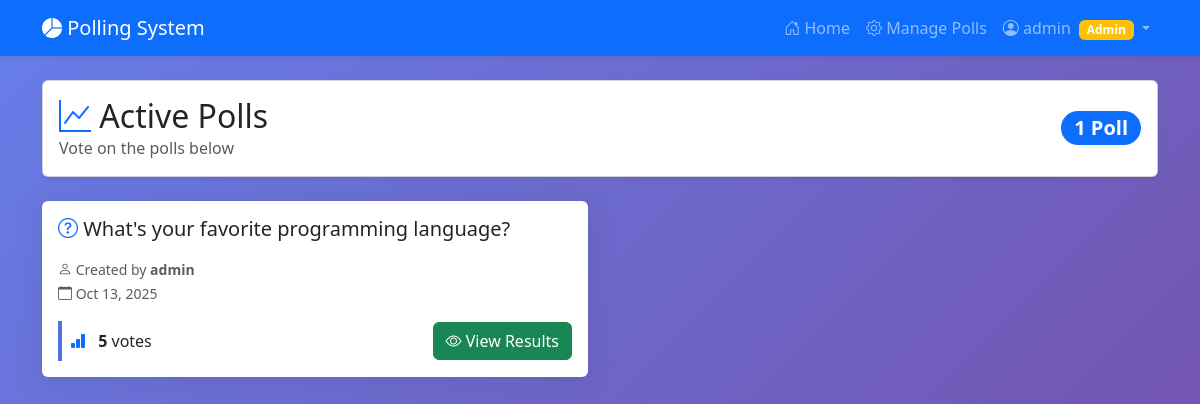
Before: / (signed in) with the older database file.
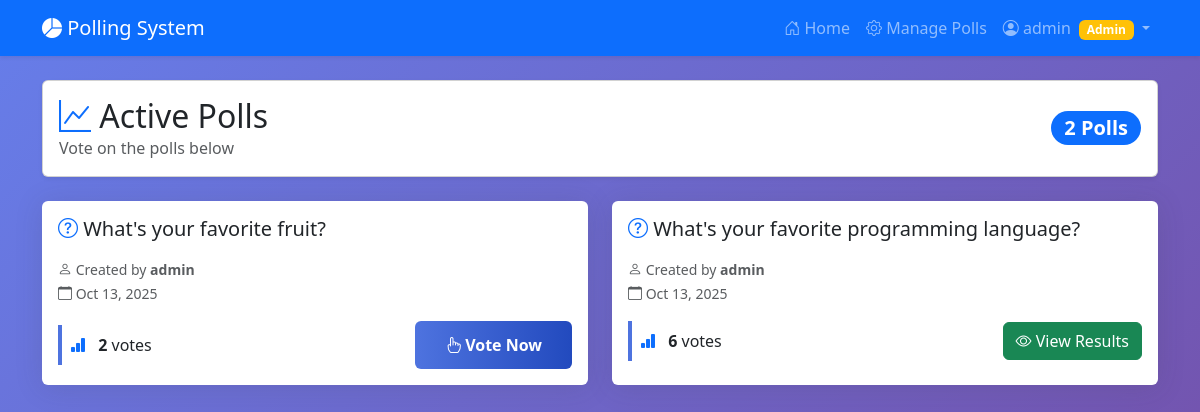
After: the same page with the newer database file.
### polls/models.py (models this page shows, shortened)
class Poll(models.Model):
    question = models.CharField(max_length=200)
    created_by = models.ForeignKey(User, on_delete=models.CASCADE)
    created_at = models.DateTimeField(auto_now_add=True)
    is_active = models.BooleanField(default=True)
    def total_votes(self):
        return Vote.objects.filter(choice__poll=self).count()

### polls/views.py (the view)
# urls.py: path('', views.poll_list, name='poll_list'),
@login_required
def poll_list(request):
    polls = Poll.objects.filter(is_active=True).order_by('-created_at')
    user_votes = Vote.objects.filter(user=request.user).values_list('choice__poll_id', flat=True)
    return render(request, 'polls/poll_list.html', {
        'polls': polls,
        'user_votes': list(user_votes)
    })

### polls/templates/polls/poll_list.html (shortened to what this page needs)
{% extends 'polls/base.html' %}
{% load static %}
{% block content %}
<div class="row mb-4">
    <div class="col-12">
        <div class="card bg-white shadow-sm">
            <div class="card-body">
                <div class="d-flex justify-content-between align-items-center">
                    <div>
                        <h2 class="mb-0">
                            <i class="bi bi-graph-up text-primary"></i> Active Polls
                        </h2>
                        <p class="text-muted mb-0">Vote on the polls below</p>
                    </div>
                    <div class="text-end">
                        <span class="badge bg-primary rounded-pill fs-5">
                            {{ polls.count }} Poll{{ polls.count|pluralize }}
                        </span>
                    </div>
                </div>
            </div>
        </div>
    </div>
</div>
{% if polls %}
<div class="row g-4">
    {% for poll in polls %}
    <div class="col-md-6">
        <div class="card poll-card h-100">
            <div class="card-body">
                <h5 class="card-title mb-3">
                    <i class="bi bi-question-circle text-primary"></i> {{ poll.question }}
                </h5>
                <div class="mb-3">
                    <small class="text-muted">
                        <i class="bi bi-person"></i> Created by <strong>{{ poll.created_by.username }}</strong>
                    </small>
                    <br>
                    <small class="text-muted">
                        <i class="bi bi-calendar"></i> {{ poll.created_at|date:"M d, Y" }}
                    </small>
                </div>
                <div class="d-flex justify-content-between align-items-center">
                    <div class="stat-card p-2">
                        <i class="bi bi-bar-chart-fill text-primary"></i>
                        <strong class="ms-2">{{ poll.total_votes }}</strong> vote{{ poll.total_votes|pluralize }}
                    </div>
                    {% if poll.id in user_votes %}
                        <a href="{% url 'polls:results' poll.id %}" class="btn btn-success">
                            <i class="bi bi-eye"></i> View Results
                        </a>
                    {% else %}
                        <a href="{% url 'polls:poll_detail' poll.id %}" class="btn btn-vote btn-primary">
                            <i class="bi bi-hand-index"></i> Vote Now
                        </a>
                    {% endif %}
                </div>
            </div>
        </div>
    </div>
    {% endfor %}
</div>
{% endif %}
{% endblock %}

Changed rows visible on the page:
added Poll: question "What's your favorite fruit?", created_by.username "admin", created_at "Oct 13, 2025", total_votes "2", shows "Vote Now"
computed for Poll "What's your favorite programming language?": total_votes "5" → "6"
Other visible differences:
{{ polls.count }}: "1" → "2"
